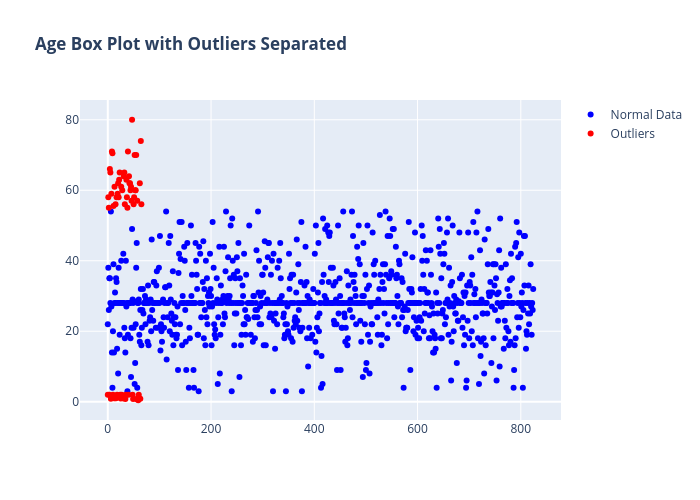

Notebook source saved alongside this figure:
### Code cell
col = 'Age'
Q1 = df[col].quantile(0.25)
Q3 = df[col].quantile(0.75)
IQR = Q3 - Q1

outliers = df[(df[col] < Q1 - 1.5*IQR) | (df[col] > Q3 + 1.5*IQR)]
normal = df[(df[col] >= Q1 - 1.5*IQR) & (df[col] <= Q3 + 1.5*IQR)]

fig = go.Figure()
fig.add_trace(go.Scatter( y=normal[col], mode='markers', name='Normal Data', marker=dict(color='blue')))
fig.add_trace(go.Scatter( y=outliers[col], mode='markers', name='Outliers', marker=dict(color='red')))

fig.update_layout(title=f'<b>{col} Box Plot with Outliers Separated</b>', width=700, height=500)
fig.show()

### Figure 1 — Plotly figure (JSON) as saved in the notebook; plotly's stock layout.template omitted (floating-point values rounded to 4 significant figures; data arrays with more than 128 entries replaced by an {"elided": "..."} marker saying what was removed)
{"data": [{"marker": {"color": "blue"}, "mode": "markers", "name": "Normal Data", "type": "scatter", "y": {"elided": "825 float values"}}, {"marker": {"color": "red"}, "mode": "markers", "name": "Outliers", "type": "scatter", "y": [2.0, 58.0, 55.0, 2.0, 66.0, 65.0, 0.83, 59.0, 71.0, 70.5, 2.0, 55.5, 1.0, 61.0, 1.0, 56.0, 1.0, 58.0, 2.0, 59.0, 62.0, 58.0, 63.0, 65.0, 2.0, 0.92, 61.0, 2.0, 60.0, 1.0, 1.0, 64.0, 65.0, 56.0, 0.75, 2.0, 63.0, 58.0, 55.0, 71.0, 2.0, 64.0, 62.0, 62.0, 60.0, 61.0, 57.0, 80.0, 2.0, 0.75, 56.0, 58.0, 70.0, 60.0, 60.0, 70.0, 0.67, 57.0, 1.0, 0.42, 2.0, 1.0, 62.0, 0.83, 74.0, 56.0]}], "layout": {"height": 500, "title": {"text": "<b>Age Box Plot with Outliers Separated</b>"}, "width": 700}}
